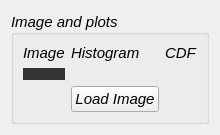
      <widget class="QWidget" name="RGB_plotter_tab">
       <attribute name="title">
        <string>RGB Plotter</string>
       </attribute>
       <layout class="QHBoxLayout" name="horizontalLayout_9">
        <item>
         <widget class="QGroupBox" name="groupBox_18">
          <property name="sizePolicy">
           <sizepolicy hsizetype="Preferred" vsizetype="MinimumExpanding">
            <horstretch>0</horstretch>
            <verstretch>0</verstretch>
           </sizepolicy>
          </property>
          <property name="font">
           <font>
            <pointsize>11</pointsize>
            <italic>true</italic>
            <bold>false</bold>
           </font>
          </property>
          <property name="contextMenuPolicy">
           <enum>Qt::PreventContextMenu</enum>
          </property>
          <property name="title">
           <string>Image and plots</string>
          </property>
          <property name="alignment">
           <set>Qt::AlignLeading|Qt::AlignLeft|Qt::AlignVCenter</set>
          </property>
          <layout class="QGridLayout" name="gridLayout_16">
           <item row="0" column="0">
            <layout class="QVBoxLayout" name="verticalLayout_31">
             <item>
              <widget class="QLabel" name="label_ee">
               <property name="sizePolicy">
                <sizepolicy hsizetype="Preferred" vsizetype="Fixed">
                 <horstretch>0</horstretch>
                 <verstretch>0</verstretch>
                </sizepolicy>
               </property>
               <property name="font">
                <font>
                 <pointsize>11</pointsize>
                 <italic>true</italic>
                </font>
               </property>
               <property name="text">
                <string>Image</string>
               </property>
              </widget>
             </item>
             <item>
              <widget class="PlotWidget" name="rgb_loaded_image" native="true">
               <property name="sizePolicy">
                <sizepolicy hsizetype="Expanding" vsizetype="Expanding">
                 <horstretch>0</horstretch>
                 <verstretch>0</verstretch>
                </sizepolicy>
               </property>
               <property name="styleSheet">
                <string notr="true">background-color: #333;</string>
               </property>
              </widget>
             </item>
            </layout>
           </item>
           <item row="0" column="1">
            <layout class="QVBoxLayout" name="verticalLayout_32">
             <item>
              <widget class="QLabel" name="label_ff">
               <property name="sizePolicy">
                <sizepolicy hsizetype="Preferred" vsizetype="Fixed">
                 <horstretch>0</horstretch>
                 <verstretch>0</verstretch>
                </sizepolicy>
               </property>
               <property name="font">
                <font>
                 <pointsize>11</pointsize>
                 <italic>true</italic>
                </font>
               </property>
               <property name="text">
                <string>Histogram</string>
               </property>
              </widget>
             </item>
             <item>
              <widget class="PlotWidget" name="plot_hist_r" native="true">
               <property name="sizePolicy">
                <sizepolicy hsizetype="Expanding" vsizetype="Expanding">
                 <horstretch>0</horstretch>
                 <verstretch>0</verstretch>
                </sizepolicy>
               </property>
               <property name="styleSheet">
                <string notr="true">background-color: #333;</string>
               </property>
              </widget>
             </item>
             <item>
              <widget class="PlotWidget" name="plot_hist_g" native="true">
               <property name="sizePolicy">
                <sizepolicy hsizetype="Expanding" vsizetype="Expanding">
                 <horstretch>0</horstretch>
                 <verstretch>0</verstretch>
                </sizepolicy>
               </property>
               <property name="styleSheet">
                <string notr="true">background-color: #333;</string>
               </property>
              </widget>
             </item>
             <item>
              <widget class="PlotWidget" name="plot_hist_b" native="true">
               <property name="sizePolicy">
                <sizepolicy hsizetype="Expanding" vsizetype="Expanding">
                 <horstretch>0</horstretch>
                 <verstretch>0</verstretch>
                </sizepolicy>
               </property>
               <property name="styleSheet">
                <string notr="true">background-color: #333;</string>
               </property>
              </widget>
             </item>
            </layout>
           </item>
           <item row="0" column="3">
            <layout class="QVBoxLayout" name="verticalLayout_33">
             <item>
              <widget class="QLabel" name="label_3">
               <property name="sizePolicy">
                <sizepolicy hsizetype="Preferred" vsizetype="Fixed">
                 <horstretch>0</horstretch>
                 <verstretch>0</verstretch>
                </sizepolicy>
               </property>
               <property name="font">
                <font>
                 <pointsize>11</pointsize>
                 <italic>true</italic>
                </font>
               </property>
               <property name="text">
                <string>CDF</string>
               </property>
              </widget>
             </item>
             <item>
              <widget class="PlotWidget" name="plot_cdf_r" native="true">
               <property name="sizePolicy">
                <sizepolicy hsizetype="Expanding" vsizetype="Expanding">
                 <horstretch>0</horstretch>
                 <verstretch>0</verstretch>
                </sizepolicy>
               </property>
               <property name="styleSheet">
                <string notr="true">background-color: #333;</string>
               </property>
              </widget>
             </item>
             <item>
              <widget class="PlotWidget" name="plot_cdf_g" native="true">
               <property name="sizePolicy">
                <sizepolicy hsizetype="Expanding" vsizetype="Expanding">
                 <horstretch>0</horstretch>
                 <verstretch>0</verstretch>
                </sizepolicy>
               </property>
               <property name="styleSheet">
                <string notr="true">background-color: #333;</string>
               </property>
              </widget>
             </item>
             <item>
              <widget class="PlotWidget" name="plot_cdf_b" native="true">
               <property name="sizePolicy">
                <sizepolicy hsizetype="Expanding" vsizetype="Expanding">
                 <horstretch>0</horstretch>
                 <verstretch>0</verstretch>
                </sizepolicy>
               </property>
               <property name="styleSheet">
                <string notr="true">background-color: #333;</string>
               </property>
              </widget>
             </item>
            </layout>
           </item>
           <item row="1" column="1" colspan="2">
            <widget class="QPushButton" name="plot_load_rgb_image_btn">
             <property name="sizePolicy">
              <sizepolicy hsizetype="Preferred" vsizetype="Fixed">
               <horstretch>0</horstretch>
               <verstretch>0</verstretch>
              </sizepolicy>
             </property>
             <property name="text">
              <string>Load Image</string>
             </property>
            </widget>
           </item>
          </layout>
         </widget>
        </item>
       </layout>
      </widget>
